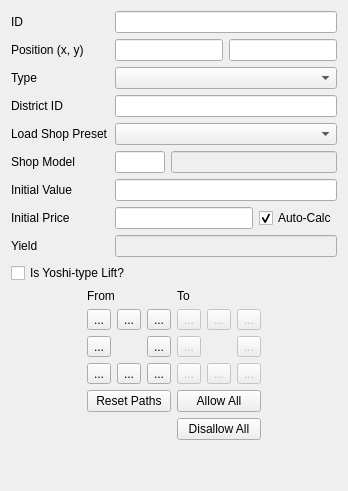
       <widget class="QWidget" name="info">
        <attribute name="title">
         <string>Info</string>
        </attribute>
        <layout class="QGridLayout" name="gridLayout_2">
         <item row="6" column="0">
          <widget class="QLabel" name="districtDestinationIdLabel">
           <property name="text">
            <string>District ID</string>
           </property>
          </widget>
         </item>
         <item row="2" column="0">
          <widget class="QLabel" name="label_21">
           <property name="text">
            <string>Position (x, y)</string>
           </property>
          </widget>
         </item>
         <item row="6" column="1">
          <widget class="QLineEdit" name="districtDestinationId"/>
         </item>
         <item row="15" column="0">
          <widget class="QLabel" name="label_22">
           <property name="text">
            <string>Yield</string>
           </property>
          </widget>
         </item>
         <item row="15" column="1">
          <widget class="QLineEdit" name="yield">
           <property name="enabled">
            <bool>false</bool>
           </property>
          </widget>
         </item>
         <item row="4" column="0">
          <widget class="QLabel" name="label_9">
           <property name="text">
            <string>Type</string>
           </property>
          </widget>
         </item>
         <item row="8" column="0">
          <widget class="QLabel" name="label_30">
           <property name="text">
            <string>Load Shop Preset</string>
           </property>
          </widget>
         </item>
         <item row="17" column="0" colspan="2">
          <widget class="QCheckBox" name="isLift">
           <property name="toolTip">
            <string>Lift/Magmalice Start:
Yes for Yoshi-type lift
No for Magmalice lift</string>
           </property>
           <property name="text">
            <string>Is Yoshi-type Lift?</string>
           </property>
          </widget>
         </item>
         <item row="9" column="0">
          <widget class="QLabel" name="label_11">
           <property name="text">
            <string>Shop Model</string>
           </property>
          </widget>
         </item>
         <item row="2" column="1">
          <layout class="QHBoxLayout" name="horizontalLayout_7">
           <item>
            <widget class="QLineEdit" name="positionX"/>
           </item>
           <item>
            <widget class="QLineEdit" name="positionY"/>
           </item>
          </layout>
         </item>
         <item row="13" column="0">
          <widget class="QLabel" name="label_13">
           <property name="text">
            <string>Initial Price</string>
           </property>
          </widget>
         </item>
         <item row="13" column="1">
          <layout class="QHBoxLayout" name="horizontalLayout_14">
           <item>
            <widget class="QLineEdit" name="initialPrice"/>
           </item>
           <item>
            <widget class="QCheckBox" name="autoCalcPrice">
             <property name="text">
              <string>Auto-Calc</string>
             </property>
             <property name="checked">
              <bool>true</bool>
             </property>
            </widget>
           </item>
          </layout>
         </item>
         <item row="9" column="1">
          <layout class="QHBoxLayout" name="horizontalLayout_6">
           <item>
            <widget class="QLineEdit" name="shopModelId">
             <property name="maximumSize">
              <size>
               <width>50</width>
               <height>16777215</height>
              </size>
             </property>
            </widget>
           </item>
           <item>
            <widget class="QLineEdit" name="shopModelName">
             <property name="enabled">
              <bool>false</bool>
             </property>
             <property name="minimumSize">
              <size>
               <width>150</width>
               <height>0</height>
              </size>
             </property>
            </widget>
           </item>
          </layout>
         </item>
         <item row="8" column="1">
          <widget class="QComboBox" name="shopModel"/>
         </item>
         <item row="11" column="0">
          <widget class="QLabel" name="label_12">
           <property name="text">
            <string>Initial Value</string>
           </property>
          </widget>
         </item>
         <item row="0" column="1">
          <widget class="QLineEdit" name="id"/>
         </item>
         <item row="11" column="1">
          <widget class="QLineEdit" name="initialValue"/>
         </item>
         <item row="0" column="0">
          <widget class="QLabel" name="label_2">
           <property name="text">
            <string>ID</string>
           </property>
          </widget>
         </item>
         <item row="4" column="1">
          <widget class="QComboBox" name="type"/>
         </item>
         <item row="18" column="0" colspan="2">
          <widget class="QWidget" name="autopathArrowsWidget" native="true">
           <layout class="QGridLayout" name="gridLayout">
            <property name="leftMargin">
             <number>0</number>
            </property>
            <property name="topMargin">
             <number>0</number>
            </property>
            <property name="rightMargin">
             <number>0</number>
            </property>
            <property name="bottomMargin">
             <number>0</number>
            </property>
            <item row="1" column="6">
             <widget class="QToolButton" name="to_northeast">
              <property name="enabled">
               <bool>false</bool>
              </property>
              <property name="text">
               <string>...</string>
              </property>
              <property name="icon">
               <iconset resource="fortune-avenue.qrc">
                <normaloff>:/buttonicons/arrow_northeast_red.svg</normaloff>
                <normalon>:/buttonicons/arrow_northeast_green.svg</normalon>:/buttonicons/arrow_northeast_red.svg</iconset>
              </property>
              <property name="checkable">
               <bool>true</bool>
              </property>
              <attribute name="buttonGroup">
               <string notr="true">toButtons</string>
              </attribute>
             </widget>
            </item>
            <item row="0" column="4" colspan="3">
             <widget class="QLabel" name="label_24">
              <property name="text">
               <string>To</string>
              </property>
             </widget>
            </item>
            <item row="0" column="1" colspan="3">
             <widget class="QLabel" name="label_23">
              <property name="text">
               <string>From</string>
              </property>
             </widget>
            </item>
            <item row="4" column="4" colspan="3">
             <widget class="QPushButton" name="allowAll">
              <property name="text">
               <string>Allow All</string>
              </property>
             </widget>
            </item>
            <item row="3" column="2">
             <widget class="QToolButton" name="from_south">
              <property name="text">
               <string>...</string>
              </property>
              <property name="icon">
               <iconset resource="fortune-avenue.qrc">
                <normaloff>:/buttonicons/arrow_north.svg</normaloff>
                <normalon>:/buttonicons/arrow_north_green.svg</normalon>:/buttonicons/arrow_north.svg</iconset>
              </property>
              <property name="checkable">
               <bool>true</bool>
              </property>
              <attribute name="buttonGroup">
               <string notr="true">fromButtons</string>
              </attribute>
             </widget>
            </item>
            <item row="3" column="3">
             <widget class="QToolButton" name="from_southeast">
              <property name="text">
               <string>...</string>
              </property>
              <property name="icon">
               <iconset resource="fortune-avenue.qrc">
                <normaloff>:/buttonicons/arrow_northwest.svg</normaloff>
                <normalon>:/buttonicons/arrow_northwest_green.svg</normalon>:/buttonicons/arrow_northwest.svg</iconset>
              </property>
              <property name="checkable">
               <bool>true</bool>
              </property>
              <attribute name="buttonGroup">
               <string notr="true">fromButtons</string>
              </attribute>
             </widget>
            </item>
            <item row="1" column="5">
             <widget class="QToolButton" name="to_north">
              <property name="enabled">
               <bool>false</bool>
              </property>
              <property name="text">
               <string>...</string>
              </property>
              <property name="icon">
               <iconset resource="fortune-avenue.qrc">
                <normaloff>:/buttonicons/arrow_north_red.svg</normaloff>
                <normalon>:/buttonicons/arrow_north_green.svg</normalon>:/buttonicons/arrow_north_red.svg</iconset>
              </property>
              <property name="checkable">
               <bool>true</bool>
              </property>
              <attribute name="buttonGroup">
               <string notr="true">toButtons</string>
              </attribute>
             </widget>
            </item>
            <item row="3" column="4">
             <widget class="QToolButton" name="to_southwest">
              <property name="enabled">
               <bool>false</bool>
              </property>
              <property name="text">
               <string>...</string>
              </property>
              <property name="icon">
               <iconset resource="fortune-avenue.qrc">
                <normaloff>:/buttonicons/arrow_southwest_red.svg</normaloff>
                <normalon>:/buttonicons/arrow_southwest_green.svg</normalon>:/buttonicons/arrow_southwest_red.svg</iconset>
              </property>
              <property name="checkable">
               <bool>true</bool>
              </property>
              <attribute name="buttonGroup">
               <string notr="true">toButtons</string>
              </attribute>
             </widget>
            </item>
            <item row="1" column="3">
             <widget class="QToolButton" name="from_northeast">
              <property name="text">
               <string>...</string>
              </property>
              <property name="icon">
               <iconset resource="fortune-avenue.qrc">
                <normaloff>:/buttonicons/arrow_southwest.svg</normaloff>
                <normalon>:/buttonicons/arrow_southwest_green.svg</normalon>:/buttonicons/arrow_southwest.svg</iconset>
              </property>
              <property name="checkable">
               <bool>true</bool>
              </property>
              <attribute name="buttonGroup">
               <string notr="true">fromButtons</string>
              </attribute>
             </widget>
            </item>
            <item row="2" column="3">
             <widget class="QToolButton" name="from_east">
              <property name="text">
               <string>...</string>
              </property>
              <property name="icon">
               <iconset resource="fortune-avenue.qrc">
                <normaloff>:/buttonicons/arrow_west.svg</normaloff>
                <normalon>:/buttonicons/arrow_west_green.svg</normalon>:/buttonicons/arrow_west.svg</iconset>
              </property>
              <property name="checkable">
               <bool>true</bool>
              </property>
              <attribute name="buttonGroup">
               <string notr="true">fromButtons</string>
              </attribute>
             </widget>
            </item>
            <item row="2" column="1">
             <widget class="QToolButton" name="from_west">
              <property name="text">
               <string>...</string>
              </property>
              <property name="icon">
               <iconset resource="fortune-avenue.qrc">
                <normaloff>:/buttonicons/arrow_east.svg</normaloff>
                <normalon>:/buttonicons/arrow_east_green.svg</normalon>:/buttonicons/arrow_east.svg</iconset>
              </property>
              <property name="checkable">
               <bool>true</bool>
              </property>
              <attribute name="buttonGroup">
               <string notr="true">fromButtons</string>
              </attribute>
             </widget>
            </item>
            <item row="2" column="6">
             <widget class="QToolButton" name="to_east">
              <property name="enabled">
               <bool>false</bool>
              </property>
              <property name="text">
               <string>...</string>
              </property>
              <property name="icon">
               <iconset resource="fortune-avenue.qrc">
                <normaloff>:/buttonicons/arrow_east_red.svg</normaloff>
                <normalon>:/buttonicons/arrow_east_green.svg</normalon>:/buttonicons/arrow_east_red.svg</iconset>
              </property>
              <property name="checkable">
               <bool>true</bool>
              </property>
              <attribute name="buttonGroup">
               <string notr="true">toButtons</string>
              </attribute>
             </widget>
            </item>
            <item row="1" column="4">
             <widget class="QToolButton" name="to_northwest">
              <property name="enabled">
               <bool>false</bool>
              </property>
              <property name="text">
               <string>...</string>
              </property>
              <property name="icon">
               <iconset resource="fortune-avenue.qrc">
                <normaloff>:/buttonicons/arrow_northwest_red.svg</normaloff>
                <normalon>:/buttonicons/arrow_northwest_green.svg</normalon>:/buttonicons/arrow_northwest_red.svg</iconset>
              </property>
              <property name="checkable">
               <bool>true</bool>
              </property>
              <attribute name="buttonGroup">
               <string notr="true">toButtons</string>
              </attribute>
             </widget>
            </item>
            <item row="3" column="1">
             <widget class="QToolButton" name="from_southwest">
              <property name="text">
               <string>...</string>
              </property>
              <property name="icon">
               <iconset resource="fortune-avenue.qrc">
                <normaloff>:/buttonicons/arrow_northeast.svg</normaloff>
                <normalon>:/buttonicons/arrow_northeast_green.svg</normalon>:/buttonicons/arrow_northeast.svg</iconset>
              </property>
              <property name="checkable">
               <bool>true</bool>
              </property>
              <attribute name="buttonGroup">
               <string notr="true">fromButtons</string>
              </attribute>
             </widget>
            </item>
            <item row="4" column="1" colspan="3">
             <widget class="QPushButton" name="resetPaths">
              <property name="text">
               <string>Reset Paths</string>
              </property>
             </widget>
            </item>
            <item row="3" column="0">
             <spacer name="horizontalSpacer">
              <property name="orientation">
               <enum>Qt::Horizontal</enum>
              </property>
              <property name="sizeHint" stdset="0">
               <size>
                <width>40</width>
                <height>20</height>
               </size>
              </property>
             </spacer>
            </item>
            <item row="2" column="4">
             <widget class="QToolButton" name="to_west">
              <property name="enabled">
               <bool>false</bool>
              </property>
              <property name="text">
               <string>...</string>
              </property>
              <property name="icon">
               <iconset resource="fortune-avenue.qrc">
                <normaloff>:/buttonicons/arrow_west_red.svg</normaloff>
                <normalon>:/buttonicons/arrow_west_green.svg</normalon>:/buttonicons/arrow_west_red.svg</iconset>
              </property>
              <property name="checkable">
               <bool>true</bool>
              </property>
              <attribute name="buttonGroup">
               <string notr="true">toButtons</string>
              </attribute>
             </widget>
            </item>
            <item row="1" column="1">
             <widget class="QToolButton" name="from_northwest">
              <property name="text">
               <string>...</string>
              </property>
              <property name="icon">
               <iconset resource="fortune-avenue.qrc">
                <normaloff>:/buttonicons/arrow_southeast.svg</normaloff>
                <normalon>:/buttonicons/arrow_southeast_green.svg</normalon>:/buttonicons/arrow_southeast.svg</iconset>
              </property>
              <property name="checkable">
               <bool>true</bool>
              </property>
              <attribute name="buttonGroup">
               <string notr="true">fromButtons</string>
              </attribute>
             </widget>
            </item>
            <item row="3" column="5">
             <widget class="QToolButton" name="to_south">
              <property name="enabled">
               <bool>false</bool>
              </property>
              <property name="text">
               <string>...</string>
              </property>
              <property name="icon">
               <iconset resource="fortune-avenue.qrc">
                <normaloff>:/buttonicons/arrow_south_red.svg</normaloff>
                <normalon>:/buttonicons/arrow_south_green.svg</normalon>:/buttonicons/arrow_south_red.svg</iconset>
              </property>
              <property name="checkable">
               <bool>true</bool>
              </property>
              <attribute name="buttonGroup">
               <string notr="true">toButtons</string>
              </attribute>
             </widget>
            </item>
            <item row="1" column="2">
             <widget class="QToolButton" name="from_north">
              <property name="text">
               <string>...</string>
              </property>
              <property name="icon">
               <iconset resource="fortune-avenue.qrc">
                <normaloff>:/buttonicons/arrow_south.svg</normaloff>
                <normalon>:/buttonicons/arrow_south_green.svg</normalon>:/buttonicons/arrow_south.svg</iconset>
              </property>
              <property name="checkable">
               <bool>true</bool>
              </property>
              <attribute name="buttonGroup">
               <string notr="true">fromButtons</string>
              </attribute>
             </widget>
            </item>
            <item row="3" column="6">
             <widget class="QToolButton" name="to_southeast">
              <property name="enabled">
               <bool>false</bool>
              </property>
              <property name="text">
               <string>...</string>
              </property>
              <property name="icon">
               <iconset resource="fortune-avenue.qrc">
                <normaloff>:/buttonicons/arrow_southeast_red.svg</normaloff>
                <normalon>:/buttonicons/arrow_southeast_green.svg</normalon>:/buttonicons/arrow_southeast_red.svg</iconset>
              </property>
              <property name="checkable">
               <bool>true</bool>
              </property>
              <attribute name="buttonGroup">
               <string notr="true">toButtons</string>
              </attribute>
             </widget>
            </item>
            <item row="5" column="4" colspan="3">
             <widget class="QPushButton" name="disallowAll">
              <property name="text">
               <string>Disallow All</string>
              </property>
             </widget>
            </item>
            <item row="2" column="7">
             <spacer name="horizontalSpacer_4">
              <property name="orientation">
               <enum>Qt::Horizontal</enum>
              </property>
              <property name="sizeHint" stdset="0">
               <size>
                <width>40</width>
                <height>20</height>
               </size>
              </property>
             </spacer>
            </item>
           </layout>
          </widget>
         </item>
         <item row="19" column="0" colspan="2">
          <spacer name="verticalSpacer_2">
           <property name="orientation">
            <enum>Qt::Vertical</enum>
           </property>
           <property name="sizeHint" stdset="0">
            <size>
             <width>20</width>
             <height>40</height>
            </size>
           </property>
          </spacer>
         </item>
        </layout>
       </widget>
